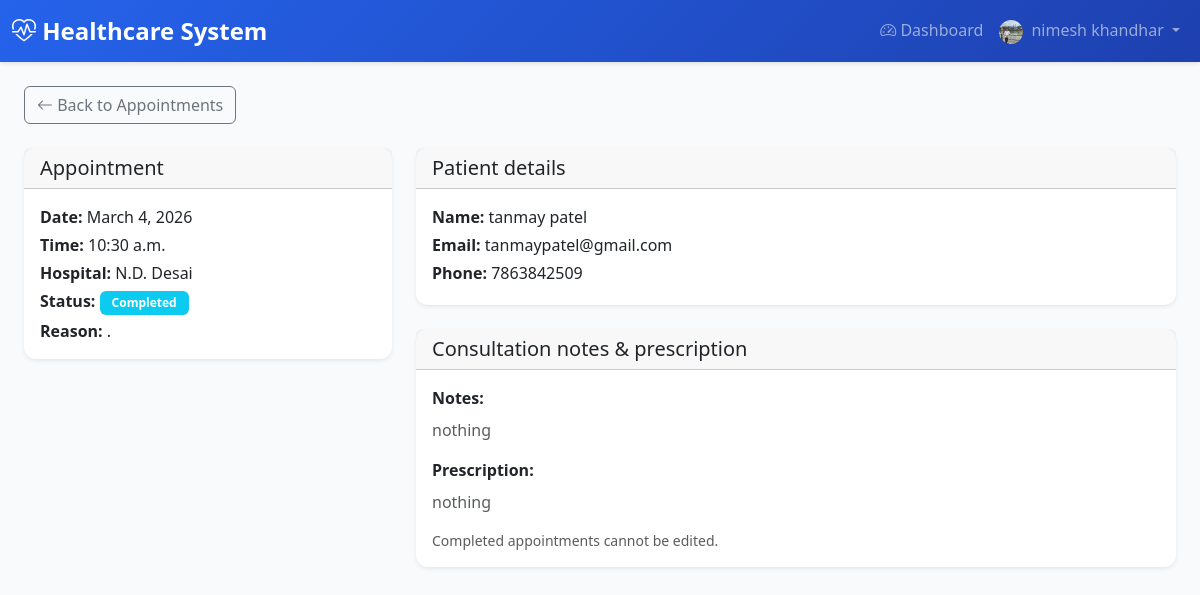
Screenshot of /doctors/dashboard/appointments/6/ (signed in) with the database file from the repository.
### accounts/models.py (models this page shows, shortened)
class User(AbstractUser):
    email = models.EmailField(unique=True)
    ROLE_CHOICES = [
        ('ADMIN', 'Admin'),
        ('DOCTOR', 'Doctor'),
        ('PATIENT', 'Patient'),
        ('HOSPITAL', 'Hospital'),
        ('HOSPITAL_ADMIN', 'Hospital Admin'),
    ]
    role = models.CharField(max_length=20, choices=ROLE_CHOICES, default='PATIENT')
    is_approved = models.BooleanField(default=False)  # For Doctor and Hospital approval
    phone_number = models.CharField(max_length=15, blank=True)
    address = models.TextField(blank=True)
    profile_picture = models.ImageField(upload_to='user_profiles/', blank=True, null=True)
    created_at = models.DateTimeField(auto_now_add=True)
    updated_at = models.DateTimeField(auto_now=True)
    class Meta:
        db_table = 'users'
        verbose_name = 'User'
        verbose_name_plural = 'Users'

### appointments/models.py (models this page shows, shortened)
class Appointment(models.Model):
    STATUS_CHOICES = [
        ('PENDING', 'Pending'),
        ('CONFIRMED', 'Confirmed'),
        ('CANCELLED', 'Cancelled'),
        ('COMPLETED', 'Completed'),
        ('RESCHEDULED', 'Rescheduled'),
    ]
    patient = models.ForeignKey(
        settings.AUTH_USER_MODEL,
        on_delete=models.CASCADE,
        related_name='patient_appointments',
        limit_choices_to={'role': 'PATIENT'}
    )
    doctor = models.ForeignKey(
        settings.AUTH_USER_MODEL,
        on_delete=models.CASCADE,
        related_name='doctor_appointments',
        limit_choices_to={'role': 'DOCTOR'}
    )
    hospital = models.ForeignKey(
        'hospitals.Hospital',
        on_delete=models.CASCADE,
        related_name='appointments',
        null=True,
        blank=True
    )
    appointment_date = models.DateField()
    appointment_time = models.TimeField()
    status = models.CharField(max_length=20, choices=STATUS_CHOICES, default='PENDING')
    is_emergency = models.BooleanField(default=False)
    reason = models.TextField(help_text="Reason for appointment")
    notes = models.TextField(blank=True, help_text="Additional notes")
    prescription = models.TextField(blank=True, help_text="Prescription details")
    created_at = models.DateTimeField(auto_now_add=True)
    updated_at = models.DateTimeField(auto_now=True)
    class Meta:
        db_table = 'appointments'
        verbose_name = 'Appointment'
        verbose_name_plural = 'Appointments'
        ordering = ['-appointment_date', '-appointment_time']

### hospitals/models.py (models this page shows, shortened)
class Hospital(models.Model):
    user = models.OneToOneField(
        settings.AUTH_USER_MODEL,
        on_delete=models.CASCADE,
        related_name='hospital_profile'
    )
    name = models.CharField(max_length=200)
    registration_number = models.CharField(max_length=50, unique=True)
    address = models.TextField(blank=True)
    city = models.CharField(max_length=100, blank=True)
    state = models.CharField(max_length=100, blank=True)
    zip_code = models.CharField(max_length=10, blank=True)
    phone = models.CharField(max_length=15, blank=True)
    email = models.EmailField(blank=True)
    website = models.URLField(blank=True)
    description = models.TextField(blank=True)
    facilities = models.TextField(blank=True, help_text="Departments - comma separated")
    total_beds = models.PositiveIntegerField(default=0)
    available_beds = models.PositiveIntegerField(default=0)  # Kept for migration; use available_beds_count for dynamic
    logo = models.ImageField(upload_to='hospital_logos/', blank=True, null=True)
    verification_document = models.FileField(upload_to='hospital_verifications/', blank=True, null=True, help_text="Upload registration certificate or license for verification")
    created_at = models.DateTimeField(auto_now_add=True)
    updated_at = models.DateTimeField(auto_now=True)
    class Meta:
        db_table = 'hospitals'
        verbose_name = 'Hospital'
        verbose_name_plural = 'Hospitals'
        ordering = ['name']
    @property
    def available_beds_count(self):
        """Dynamically calculated: total_beds - occupied (do not edit; set total_beds only)"""
        return max(0, self.total_beds - self.occupied_beds_count)
    def get_available_beds_display(self):
        """For admin list_display (avoids property in admin)"""
        return self.available_beds_count
    get_available_beds_display.short_description = 'Available beds'

### doctors/views.py (the view)
# urls.py: path('dashboard/appointments/<int:pk>/', views.DoctorAppointmentDetailView.as_view(), name='doctor_appointment_detail'),
class DoctorAppointmentDetailView(DoctorRequiredMixin, DetailView):
    model = Appointment
    template_name = 'doctors/doctor_appointment_detail.html'
    context_object_name = 'appointment'
    def get_queryset(self):
        return Appointment.objects.filter(doctor=self.request.user).select_related('patient', 'hospital')
    def get_context_data(self, **kwargs):
        context = super().get_context_data(**kwargs)
        apt = self.object
        today = timezone.now().date()
        now_time = timezone.now().time()
        context['can_approve_reject'] = apt.status == 'PENDING'
        context['can_complete'] = (
            apt.status in ('PENDING', 'CONFIRMED') and
            (apt.appointment_date < today or (apt.appointment_date == today and apt.appointment_time <= now_time))
        )
        context['is_past_completed'] = apt.status == 'COMPLETED'
        return context

### accounts/context_processors.py (called while the page is built)
def profile_picture_url(request):
    url = None
    if request.user.is_authenticated and getattr(request.user, 'profile_picture', None):
        try:
            if request.user.profile_picture:
                url = request.user.profile_picture.url
        except (ValueError, AttributeError):
            pass
    return {'profile_picture_url': url}

### accounts/mixins.py (called while the page is built)
    def dispatch(self, request, *args, **kwargs):
        if not request.user.is_authenticated:
            return self.handle_no_permission()
        if not request.user.is_active:
            from django.contrib.auth import logout
            logout(request)
            messages.error(request, 'Your account has been blocked. Please contact the administrator.')
            return redirect('accounts:login')
        if request.user.role not in self.allowed_roles:
            messages.error(request, "You don't have permission to access this page.")
            return redirect('accounts:dashboard_redirect')
        return super().dispatch(request, *args, **kwargs)

    def dispatch(self, request, *args, **kwargs):
        result = super().dispatch(request, *args, **kwargs)
        if request.user.is_authenticated and getattr(request.user, 'role', None) != 'DOCTOR':
            messages.error(request, "You don't have permission to access this page.")
            return redirect('accounts:dashboard_redirect')
        if request.user.is_authenticated and not getattr(request.user, 'is_approved', True):
            messages.warning(request, "Your account is pending approval. Please wait for admin approval.")
            return redirect('accounts:dashboard_redirect')
        return result

### templates/doctors/doctor_appointment_detail.html (shortened to what this page needs)
{% extends 'base.html' %}
{% block content %}
<div class="container-fluid">
    <div class="mb-4">
        <a href="{% url 'doctors:doctor_appointment_list' %}" class="btn btn-outline-secondary"><i class="bi bi-arrow-left"></i> Back to Appointments</a>
    </div>
    <div class="row">
        <div class="col-lg-4 mb-4">
            <div class="card shadow-sm">
                <div class="card-header"><h5 class="mb-0">Appointment</h5></div>
                <div class="card-body">
                    <p class="mb-1"><strong>Date:</strong> {{ appointment.appointment_date }}</p>
                    <p class="mb-1"><strong>Time:</strong> {{ appointment.appointment_time }}</p>
                    <p class="mb-1"><strong>Hospital:</strong> {{ appointment.hospital.name|default:"—" }}</p>
                    <p class="mb-1"><strong>Status:</strong> <span class="badge bg-{% if appointment.status == 'CONFIRMED' %}success{% elif appointment.status == 'PENDING' %}warning{% elif appointment.status == 'COMPLETED' %}info{% else %}secondary{% endif %}">{{ appointment.get_status_display }}</span></p>
                    <p class="mb-0"><strong>Reason:</strong> {{ appointment.reason }}</p>
                </div>
            </div>
        </div>
        <div class="col-lg-8">
            <div class="card shadow-sm mb-4">
                <div class="card-header"><h5 class="mb-0">Patient details</h5></div>
                <div class="card-body">
                    <p class="mb-1"><strong>Name:</strong> {{ appointment.patient.get_full_name|default:appointment.patient.username }}</p>
                    <p class="mb-1"><strong>Email:</strong> {{ appointment.patient.email }}</p>
                    {% if appointment.patient.phone_number %}<p class="mb-1"><strong>Phone:</strong> {{ appointment.patient.phone_number }}</p>{% endif %}
                </div>
            </div>
            {% if not is_past_completed %}
            <div class="card shadow-sm">
                <div class="card-header"><h5 class="mb-0">Consultation notes &amp; prescription</h5></div>
                <div class="card-body">
                    <form method="post" action="{% url 'doctors:doctor_appointment_notes' appointment.pk %}">
                        {% csrf_token %}
                        <div class="mb-3">
                            <label class="form-label">Notes</label>
                            <textarea name="notes" class="form-control" rows="4" placeholder="Consultation notes">{{ appointment.notes }}</textarea>
                        </div>
                        <div class="mb-3">
                            <label class="form-label">Prescription</label>
                            <textarea name="prescription" class="form-control" rows="4" placeholder="Prescription details">{{ appointment.prescription }}</textarea>
                        </div>
                        <button type="submit" class="btn btn-primary">Save notes &amp; prescription</button>
                    </form>
                </div>
            </div>
            {% else %}
            <div class="card shadow-sm">
                <div class="card-header"><h5 class="mb-0">Consultation notes &amp; prescription</h5></div>
                <div class="card-body">
                    <p class="mb-2"><strong>Notes:</strong></p>
                    <p class="text-muted">{% if appointment.notes %}{{ appointment.notes }}{% else %}—{% endif %}</p>
                    <p class="mb-2"><strong>Prescription:</strong></p>
                    <p class="text-muted">{% if appointment.prescription %}{{ appointment.prescription }}{% else %}—{% endif %}</p>
                    <p class="small text-muted mb-0">Completed appointments cannot be edited.</p>
                </div>
            </div>
            {% endif %}
        </div>
    </div>
</div>
{% endblock %}

### templates/base.html (shortened to what this page needs)
<!DOCTYPE html>
<html lang="en">
<head>
    <link href="https://cdn.jsdelivr.net/npm/bootstrap@5.3.0/dist/css/bootstrap.min.css" rel="stylesheet">
    <link rel="stylesheet" href="https://cdn.jsdelivr.net/npm/bootstrap-icons@1.11.0/font/bootstrap-icons.css">
</head>
<body>
    {% if user.is_authenticated %}
    <nav class="navbar navbar-expand-lg navbar-dark">
        <div class="container-fluid">
            <a class="navbar-brand" href="{% url 'accounts:dashboard_redirect' %}">
                <i class="bi bi-heart-pulse"></i> Healthcare System
            </a>
            <div class="collapse navbar-collapse" id="navbarNav">
                <ul class="navbar-nav ms-auto">
                    <li class="nav-item">
                        <a class="nav-link" href="{% url 'accounts:dashboard_redirect' %}">
                            <i class="bi bi-speedometer2"></i> Dashboard
                        </a>
                    </li>
                    <li class="nav-item dropdown">
                        <a class="nav-link dropdown-toggle" href="#" id="navbarDropdown" role="button" data-bs-toggle="dropdown">
                            {% if profile_picture_url %}
                            <img src="{{ profile_picture_url }}" alt="Profile" class="rounded-circle me-1" style="width: 24px; height: 24px; object-fit: cover;">
                            {% else %}
                            <i class="bi bi-person-circle"></i>
                            {% endif %}
                            {{ user.get_full_name|default:user.username }}
                        </a>
                    </li>
                </ul>
            </div>
        </div>
    </nav>
    {% endif %}
    <div class="container-fluid mt-4">
        {% block content %}{% endblock %}
    </div>
</body>
</html>

### templates/base.html (style rules this page uses)
:root { --primary-color: #2563eb; --secondary-color: #64748b; --success-color: #10b981; --danger-color: #ef4444; --warning-color: #f59e0b; --info-color: #3b82f6; }
body { font-family: 'Segoe UI', Tahoma, Geneva, Verdana, sans-serif; background-color: #f8fafc; }
.navbar { background: linear-gradient(135deg, var(--primary-color) 0%, #1e40af 100%); box-shadow: 0 2px 4px rgba(0,0,0,0.1); }
.navbar-brand { font-weight: 700; font-size: 1.5rem; }
.card { border: none; border-radius: 12px; box-shadow: 0 2px 8px rgba(0,0,0,0.1); transition: transform 0.2s, box-shadow 0.2s; }
.badge { padding: 6px 12px; border-radius: 6px; }

### rows the page displays
User: get_full_name "nimesh khandhar"
Appointment: appointment_date "March 4, 2026", appointment_time "10:30 a.m.", hospital.name "N.D. Desai", status "Completed", reason ".", patient.get_full_name "tanmay patel", patient.email "tanmaypatel@gmail.com", patient.phone_number "7863842509", notes "nothing", prescription "nothing"
